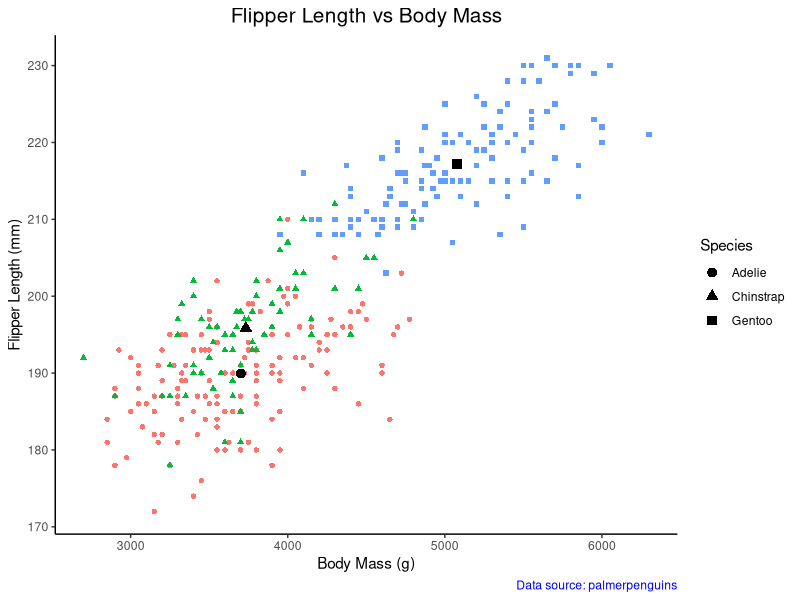

Recreate this plot in R.
## ---- chunk 1
knitr::opts_chunk$set(warning = FALSE, message = FALSE)
library(palmerpenguins)
library(ggplot2)
library(dplyr)
library(knitr)
## ---- chunk 2
kable(head(penguins), caption='Table 1. Penguins dataset',
      col.names=c('Species', 'Island', 'Bill Length (mm)', 'Bill Depth (mm)', 
                  'Flipper Length (mm)', 'Body Mass (g)', 'Sex', 'Year'))
## ---- chunk 3
mean_dat = penguins |>
  group_by(species) |>
  summarise(mean_bill_length = mean(bill_length_mm, na.rm=TRUE),
            mean_flipper_length = mean(flipper_length_mm, na.rm=TRUE))

kable(mean_dat, caption='Table 2. Means Data',
      col.names=c('Species', 'Mean Bill Length (mm)', 
                  'Mean Flipper Length (mm)'))
## ---- chunk 4
caption = 'Data source: palmerpenguins'
mean_df = penguins |>
  group_by(species) |>
  summarise(mean_flipper_length_mm = mean(flipper_length_mm, na.rm=TRUE),
            mean_body_mass_g = mean(body_mass_g, na.rm=TRUE))

ggplot(penguins, aes(x=body_mass_g, 
                     y=flipper_length_mm, shape=species)) +
  geom_point(aes(colour=species)) +
  geom_point(data=mean_df, 
             aes(y=mean_flipper_length_mm, x=mean_body_mass_g), 
             size=3) +
  theme_classic() +
  labs(x='Body Mass (g)', y='Flipper Length (mm)', 
       shape='Species', colour='Species', caption=caption, 
       title='Flipper Length vs Body Mass') +
  theme(plot.caption = element_text(colour='blue'),
        plot.title = element_text(size=15, hjust=0.5))
